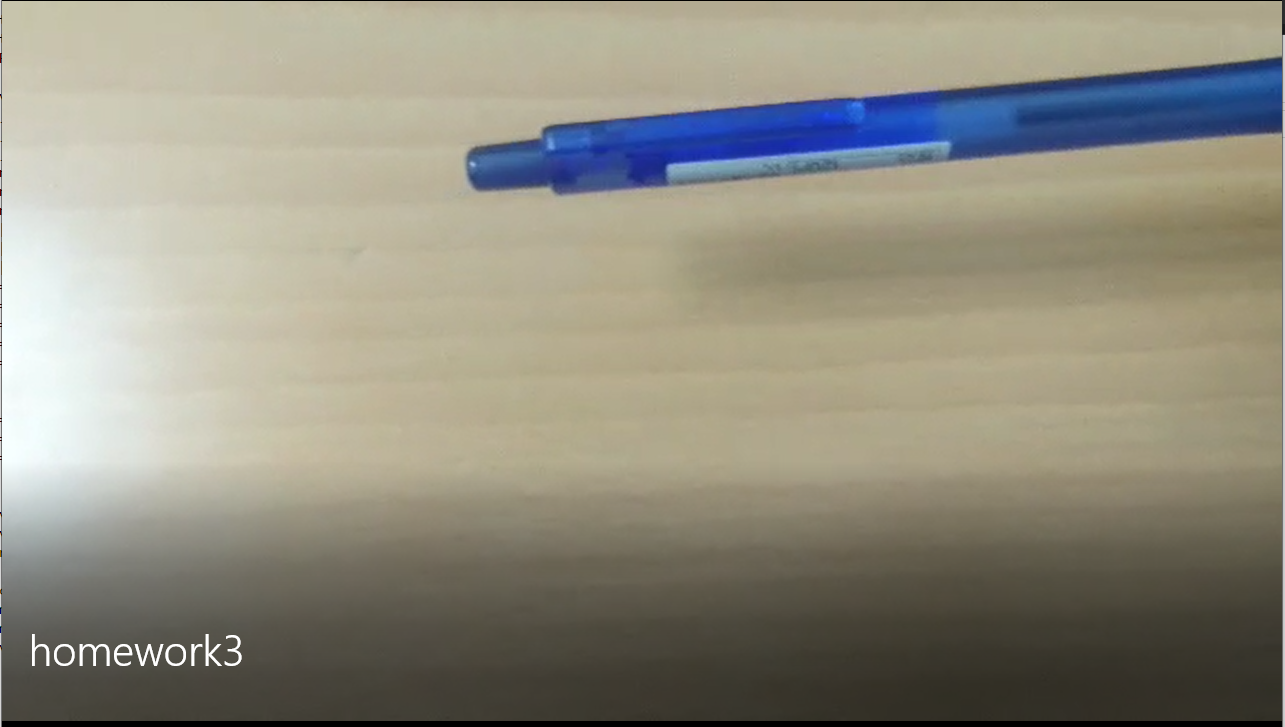
#> input picture 1.PNG, 1285 x 727 px, found by its file name
$ python a.py   (older library calls are emulated)
#> lines starting #> are read from the running program, lines starting #| are printed output that depends on the picture; after the words box and inside, x2 and y2 are one past the last pixel; in counts of white or black regions, pixels touching at a corner belong together
import numpy as np
import cv2

img = cv2.imread("1.png", 1)
#> img is the input picture: shape (727, 1285, 3); mean B, G, R 128.2, 142.3, 145.4
img=cv2.inRange(img,(100, 0, 0), (255, 100, 100))
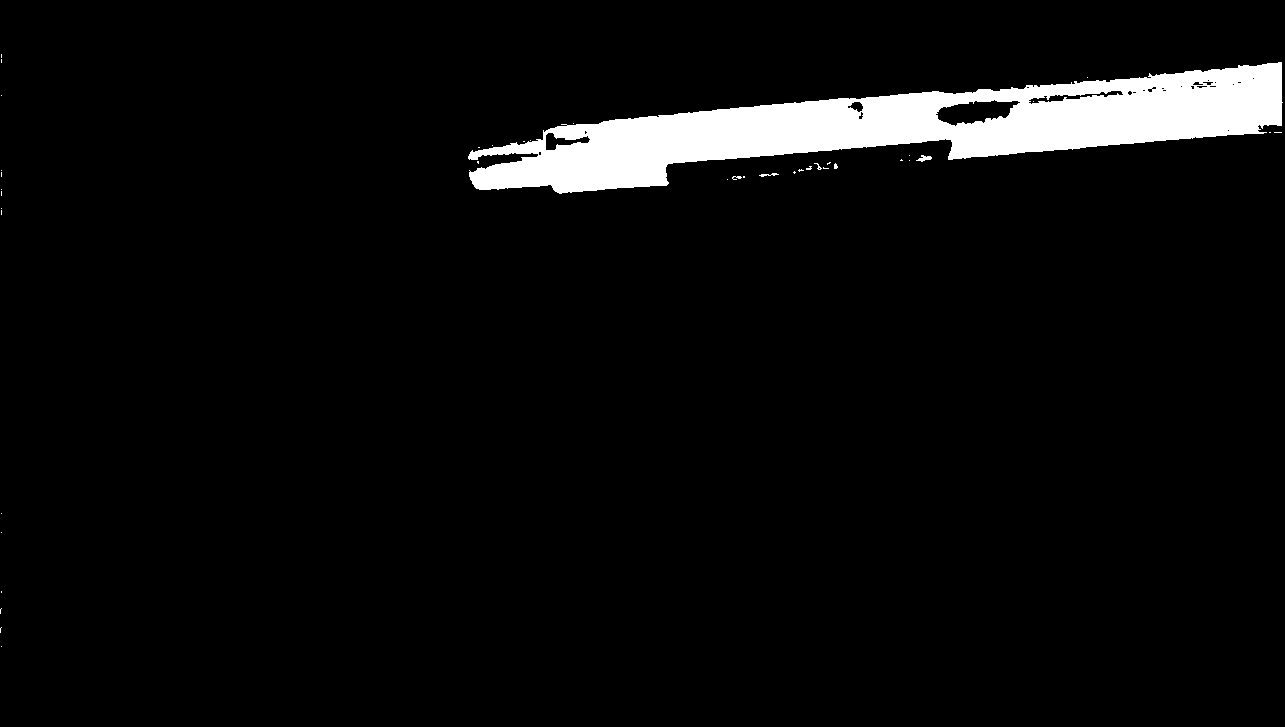
#> img: shape (727, 1285); 4.8% white; 41 white regions (37 under 20 px), largest, box (x1, y1, x2, y2) and area: (468, 62, 1283, 194) 44928, (916, 155, 932, 162) 58, (759, 173, 779, 177) 37, (732, 176, 742, 180) 23
img=cv2.dilate(img, np.ones((30, 30)))
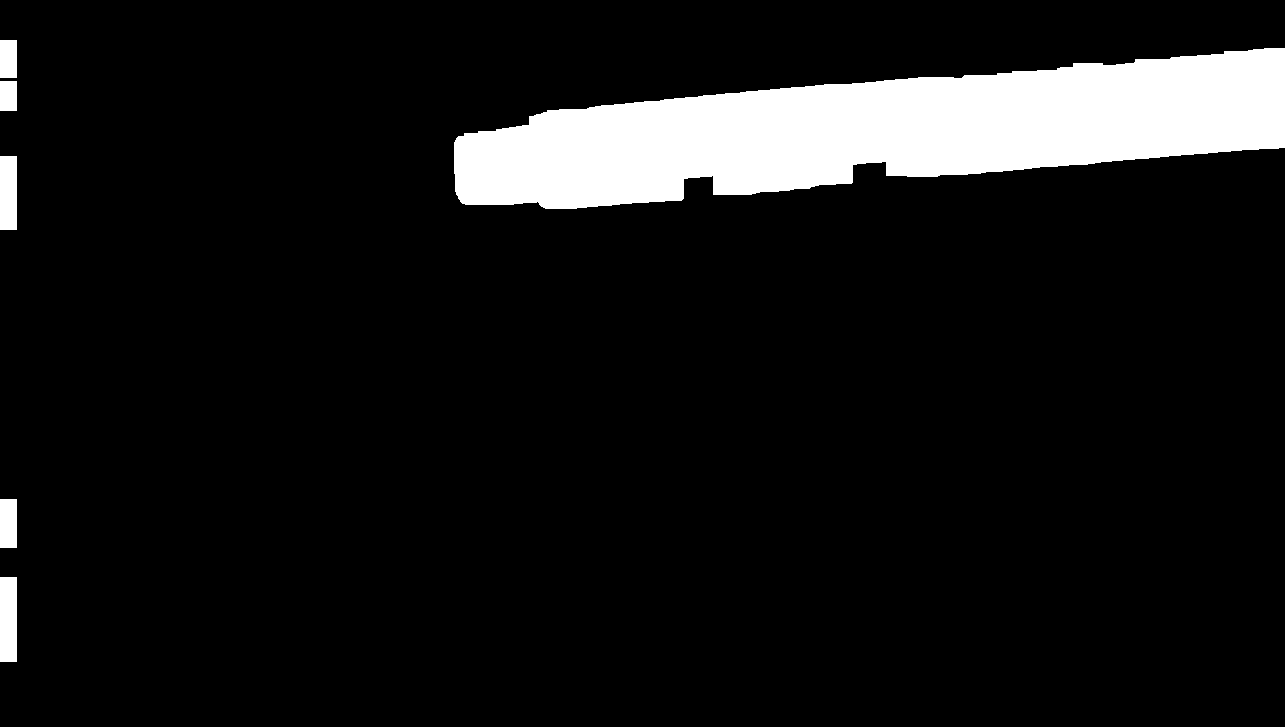
#> img: shape (727, 1285); 9% white; 6 white regions
aa, ct, tr=cv2.findContours(img, cv2.RETR_TREE, cv2.CHAIN_APPROX_NONE)
#> ct = 6 contours; box (x1, y1, x2, y2) and area: (454, 48, 1285, 209) 78676, (0, 577, 17, 662) 1344, (0, 156, 17, 230) 1168, (0, 499, 17, 548) 768, (0, 40, 17, 78) 592, (0, 81, 17, 111) 464; tr = [[1, -1, -1, -1], [2, 0, -1, -1], [3, 1, -1, -1], [4, 2, -1, -1], [5, 3, -1, -1], [-1, 4, -1, -1]]
img2=cv2.imread("1.png",1)

for i in range(0,len(ct)):
	x, y, w, h =cv2.boundingRect(ct[i])
	if w>100 and h<200:
		cv2.rectangle(img2, (x,y), (x+w,y+h), (0,0,255), 1)
#> this loop made 6 passes
#> (x, y, w, h) on passes 1 to 6: (0, 577, 17, 85), (0, 499, 17, 49), (0, 156, 17, 74), (0, 81, 17, 30), (454, 48, 831, 161), (0, 40, 17, 38)
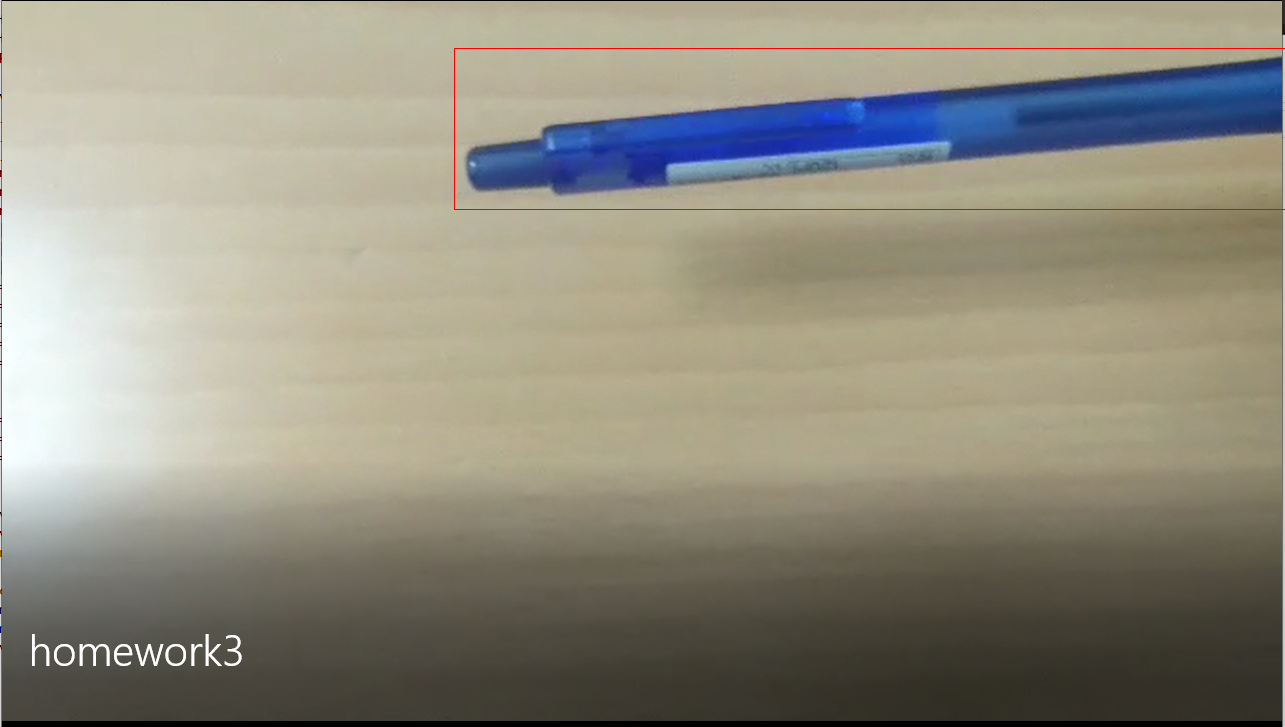
#> img2: shape (727, 1285, 3); 0.2% of pixels changed, all inside (x1, y1, x2, y2) = (454, 48, 1285, 210)

cv2.imshow("Image", img)
cv2.waitKey(0)
cv2.destroyAllWindows()

$ run again, with homework2.png copied over 1.PNG
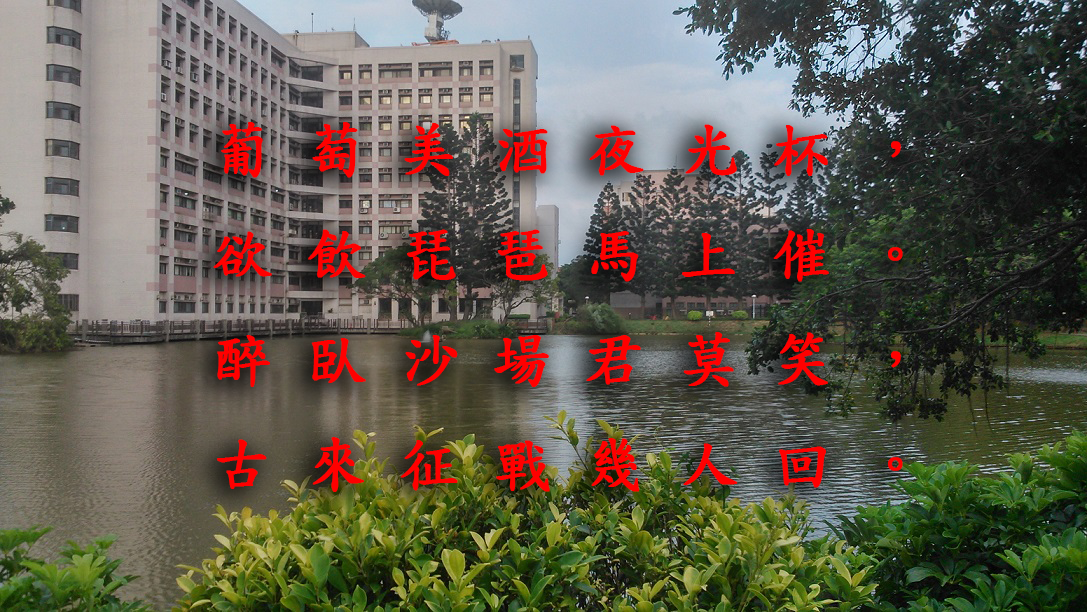
#> input picture homework2.png, 1087 x 612 px, found by its file name
#> img is the input picture: shape (612, 1087, 3); mean B, G, R 78.4, 92.3, 98.8
#> `img=cv2.dilate(img, np.ones((30, 30)))`:
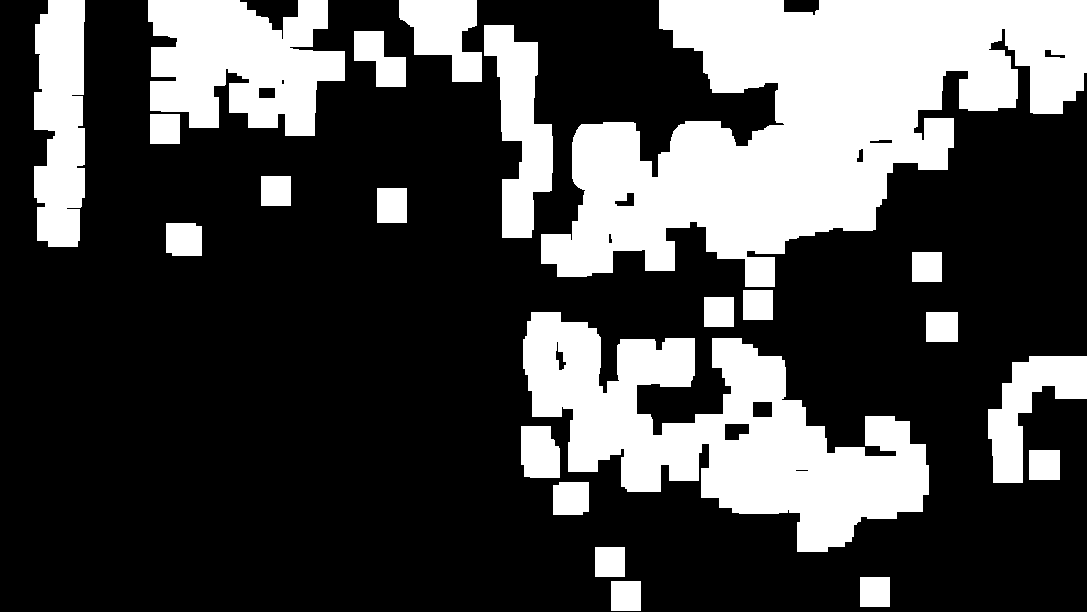
#> img: shape (612, 1087); 29% white; 22 white regions
#> ct = 33 contours, 1 with area under 20; largest, box (x1, y1, x2, y2) and area: (541, 0, 1087, 287) 82760, (523, 312, 929, 552) 44592, (148, 0, 345, 136) 18962, (34, 0, 85, 247) 10551, (484, 25, 553, 238) 7603; tr = 33 rows, first 6: [1, -1, -1, -1], [2, 0, -1, -1], [3, 1, -1, -1], [4, 2, -1, -1], [5, 3, -1, -1], [6, 4, -1, -1]
#> the loop `for i in range(0,len(ct)):` made 33 passes
#> (x, y, w, h) on passes 1 to 8: (611, 581, 30, 30), (860, 577, 30, 30), (595, 547, 30, 30), (553, 482, 36, 33), (1029, 450, 31, 30), (521, 426, 39, 52), (988, 356, 99, 127), (926, 312, 32, 30)
#> after the loop `for i in range(0,len(ct)):`:
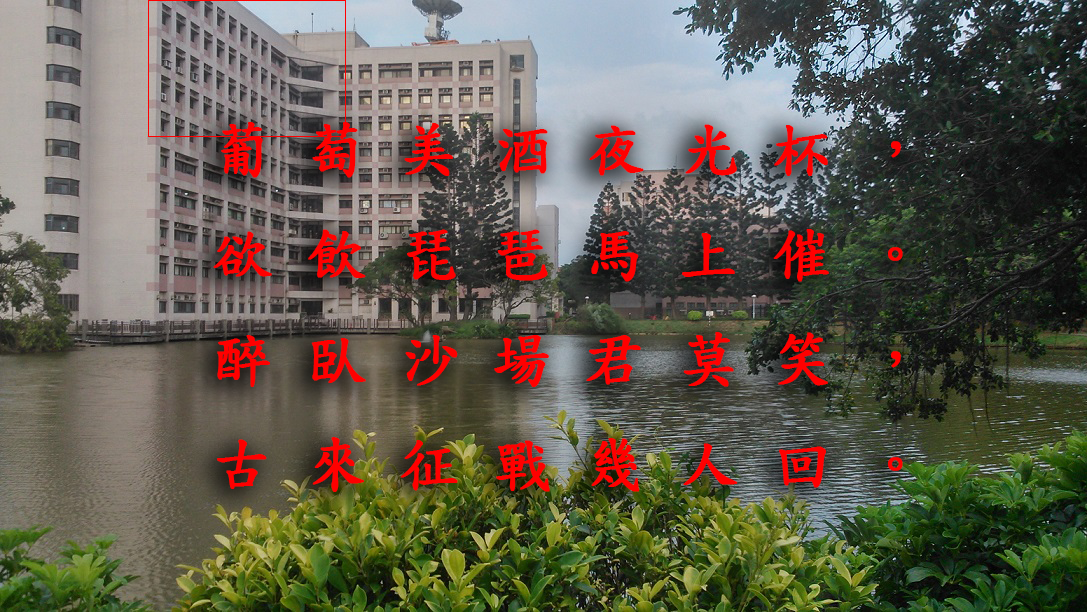
#> img2: shape (612, 1087, 3); 0.1% of pixels changed, all inside (x1, y1, x2, y2) = (148, 0, 346, 137)
